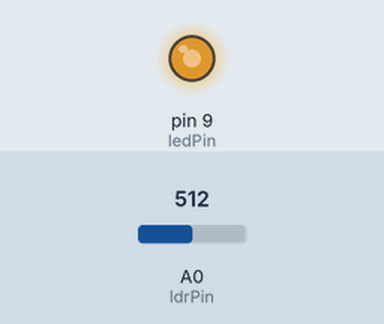
Simulated run of this sketch. Board: Arduino Uno, built with avr-gcc and run on an emulated ATmega328P. Shown: output pins drawn as LEDs (lit = HIGH). Inputs (shaded band) come from the test bench; at power-on: A0 (ldrPin) = 512. What the sketch prints to the serial monitor is not drawn.

Above: at 1.2 s.
1.3 s: A0 (ldrPin) set to 716
At 2.5 s:
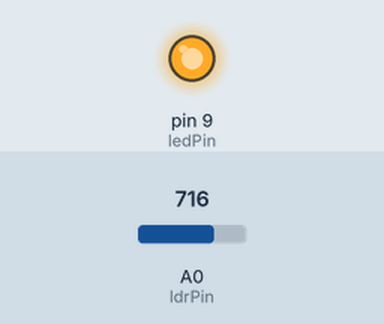
2.8 s: A0 (ldrPin) set to 306
At 4.0 s:
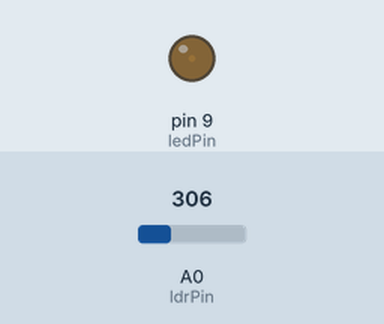
4.3 s: A0 (ldrPin) set to 122
At 5.5 s:
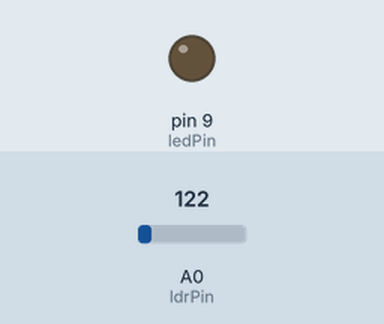
5.8 s: A0 (ldrPin) set to 288
7.3 s: A0 (ldrPin) set to 310
At 8.6 s:
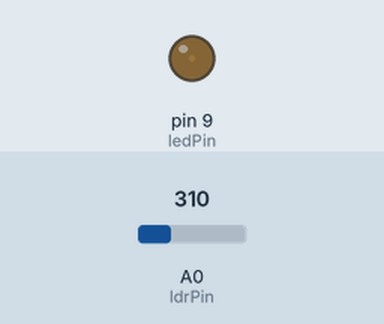
Timing chart, 0 to 10.3 s (numbered marks = the images above; inputs shaded):
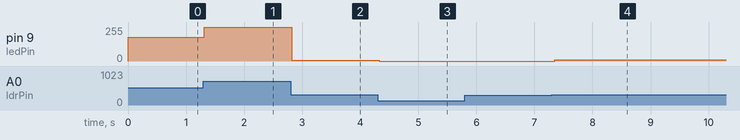

Measured:
- after the input at 1.3 s, pin 9 (ledPin): 180/255 → 255/255 at once
- after the input at 2.8 s, pin 9 (ledPin): 255/255 → 5/255 at once
- after the input at 4.3 s, pin 9 (ledPin): 5/255 → 0/255 at once
- after the input at 5.8 s, every drawn part: stays the same
- after the input at 7.3 s, pin 9 (ledPin): 0/255 → 8/255 after 0.05 s

The sketch:

529-2_15.ino
```cpp
// 1. 定義腳位
const int ldrPin = A0;
const int ledPin = 9;     // ⚠️ 改接支援 PWM 的腳位 (例如 9)

// 2. 定義變數
int ldrValue = 0;         // 光敏電阻原始數值 (0-1023)
int pwmValue = 0;         // 轉換後的 LED 亮度數值 (0-255)

void setup() {
  pinMode(ledPin, OUTPUT);
  Serial.begin(9600);
}

void loop() {
  // 3. 讀取原始數值
  ldrValue = analogRead(ldrPin);

  // 4. 使用 map() 進行數值映射
  // 語法: map(來源數值, 來源下限, 來源上限, 目標下限, 目標上限)
  // 假設你測試發現：全暗大約是 300，最亮大約是 800
  // 下面這行會把 300~800 等比例轉換成 PWM 的 0~255 (亮度)
  pwmValue = map(ldrValue, 300, 600, 0, 255);

  // 5. 加上 constrain() 限制範圍 (非常重要)
  // 因為 map 不會自動把超出的數值卡死，如果光線高於 800，pwmValue 會超過 255 導致溢位亂閃
  pwmValue = constrain(pwmValue, 0, 255);

  // 6. 輸出亮度到 LED (注意這裡是 analogWrite，不是 digitalWrite)
  analogWrite(ledPin, pwmValue);

  // 7. 印出數據方便觀察
  Serial.print("原始光線: ");
  Serial.print(ldrValue);
  Serial.print("\t 轉換亮度: ");
  Serial.println(pwmValue);

  delay(100);
}
```
